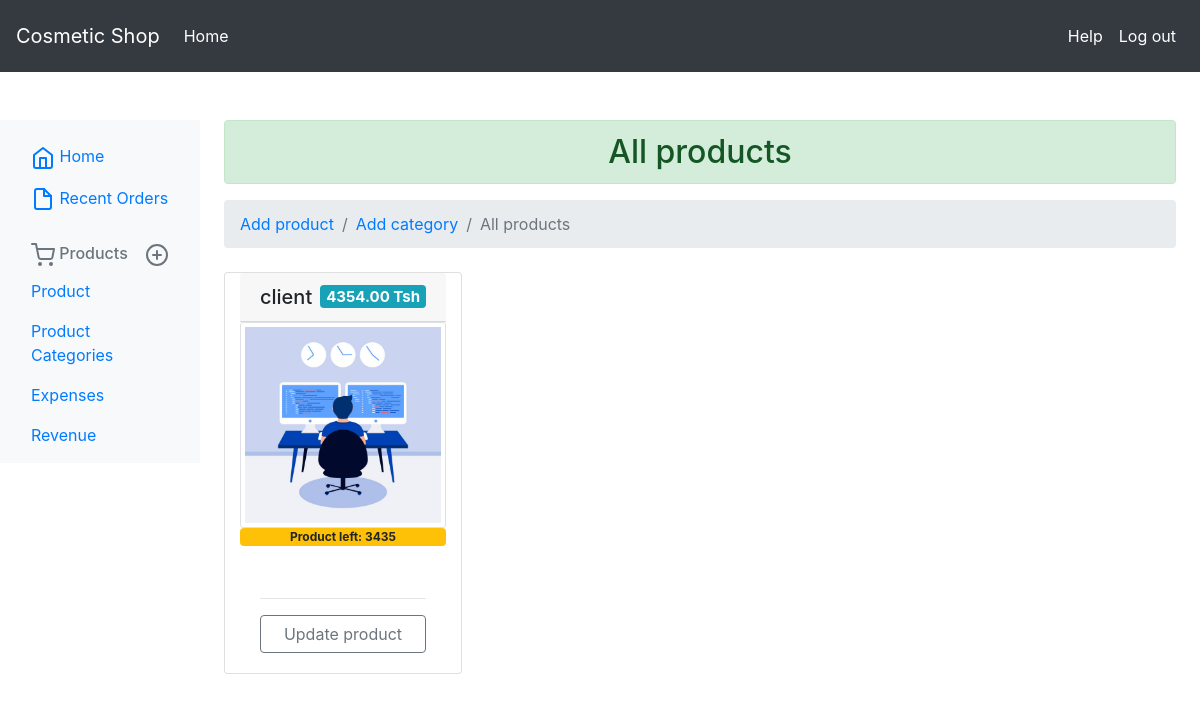
/manage/product/list/ (signed in), run on an earlier commit of the app's database.
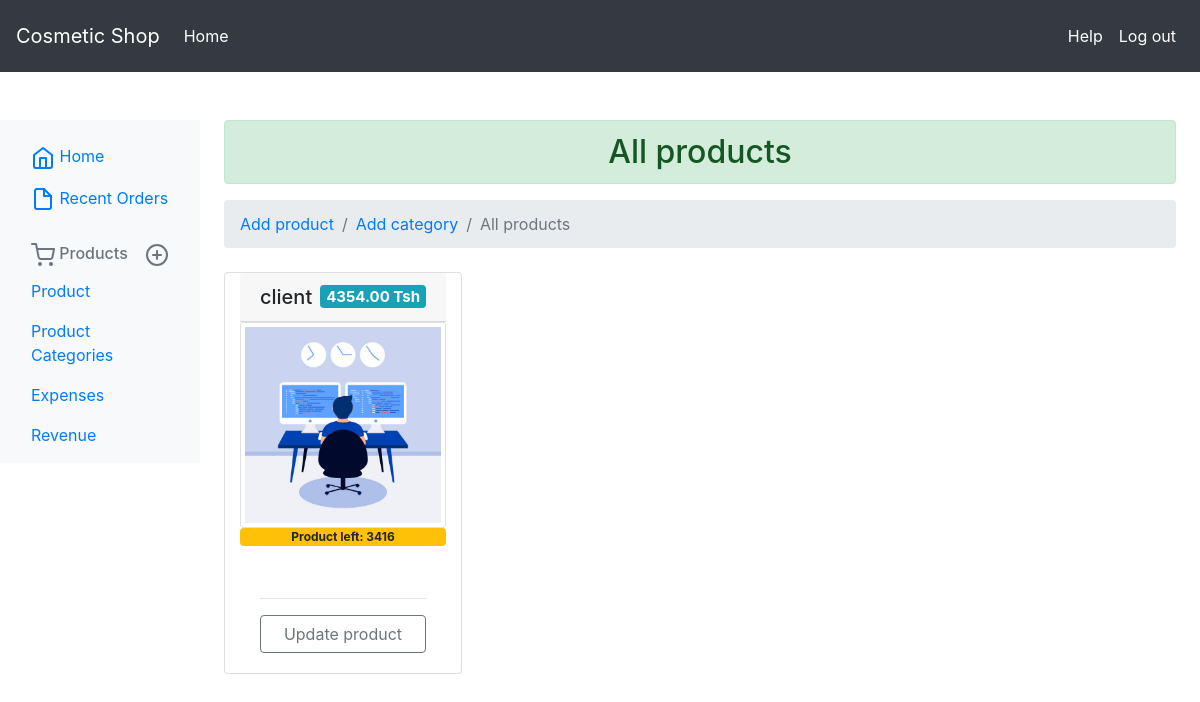
And on a later commit of the database.
### shop/models.py (models this page shows, shortened)
class Product(models.Model):
    sold_by = models.ForeignKey(User, related_name='saler', on_delete=models.DO_NOTHING, null=True, blank=True)  # for keeping record of who sold the goods
    stock_updated_by = models.ManyToManyField(User, blank=True, related_name='updater', null=True)
    category = models.ForeignKey(Category, related_name='products', on_delete=models.DO_NOTHING)
    initial_cost = models.DecimalField(max_digits=10, decimal_places=2, default=0, null=True)
    name = models.CharField(max_length=200, db_index=True)
    slug = models.SlugField(max_length=200, db_index=True)
    image = models.ImageField(upload_to='products/%Y/%m/%d/%S', blank=True)
    description = models.TextField(blank=True)
    price = models.DecimalField(max_digits=10, decimal_places=2)
    available = models.BooleanField(default=True, help_text='Checked means the stock is ready for sales')  # set True to allow goods to be visible in product for sales
    created = models.DateTimeField(auto_now_add=True)  # stock created
    quantity = models.PositiveSmallIntegerField(null=True, blank=True)
    vendor = models.CharField(max_length=200, blank=True, null=True)
    vendor_phone = models.CharField(max_length=20, blank=True, null=True)
    updated = models.DateTimeField(auto_now=True, null=True)
    vendor_email = models.EmailField(blank=True, null=True)
    vendor_website = models.URLField(blank=True, null=True)
    stock_cost = models.DecimalField(max_length=9, decimal_places=2, max_digits=11, blank=True, null=True)
    transport_fee = models.DecimalField(max_length=9, decimal_places=2, max_digits=11, blank=True, null=True)
    class Meta:
        ordering = ('name',)
        index_together = (('id', 'slug'),)

### manage/views.py (the view)
# urls.py: path('product/list/', views.ManagerListProduct.as_view(), name='product_list'),
@method_decorator([login_required, manager_required], name='dispatch')
class ManagerListProduct(generic.ListView):
    template_name = 'manage/product/list.html'
    context_object_name = 'products'
    model = Product

### manage/templates/manage/product/list.html (shortened to what this page needs)
{% extends 'manage/base.html' %}
{% load static %}
{% block products %}
    <h2 class="text-center alert alert-success">All products</h2>
         <nav aria-label="breadcrumb">
  <ol class="breadcrumb">
    <li class="breadcrumb-item"><a href="{% url 'manage:create_product' %}">Add product</a></li>
    <li class="breadcrumb-item"><a href="{% url 'manage:category_create' %}">Add category</a></li>
    <li class="breadcrumb-item active" aria-current="page">All products</li>
  </ol>
</nav>
    {% if object_list %}
    <div class="row mx-auto">
    {% for result in object_list %}
        <div class="col-3 card mt-2" style="width: 18rem;">
        <h5 class="card-header">{{ result.name }}<span class="float-right badge badge-info text-white">{{ result.price }} Tsh</span></h5>
  {% if result.image %}
      <img src="{{ result.image.url }}" class="card-img img-thumbnail" alt="{{ result.name }} image" width="100" height="100">
      {% else %}
      <img src="{% static 'img/no_image.png' %}" class="card-img img-thumbnail" alt="{{ result.name }} image" width="100" height="100">
        {% endif %}
        <p class="badge badge-warning text-center">Product left: {{ result.quantity }}</p>
  <div class="card-body">
      <hr>
    <a href="{% url 'manage:product_edit' result.id %}" class="btn btn-outline-secondary btn-block">Update product</a>
  </div>
</div>
        {% endfor %}
{% else %}
    <div class="alert alert-danger text-center" role="alert">No yet added, create one <a class="" href="{% url 'manage:create_product' %}"></a></div>
</div>
{% endif %}
{% endblock %}

What changed in the data, as far as the page shows it:
changed Product "client": quantity "3435" → "3416"
